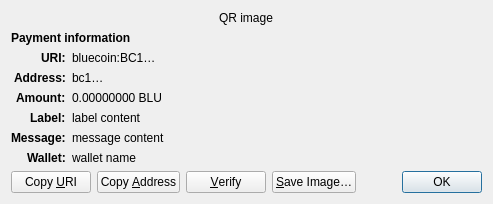
<?xml version="1.0" encoding="UTF-8"?>
<ui version="4.0">
 <class>ReceiveRequestDialog</class>
 <widget class="QDialog" name="ReceiveRequestDialog">
  <property name="geometry">
   <rect>
    <x>0</x>
    <y>0</y>
    <width>413</width>
    <height>229</height>
   </rect>
  </property>
  <property name="windowTitle">
   <string>Request payment to …</string>
  </property>
  <layout class="QGridLayout" name="gridLayout" columnstretch="0,1">
   <property name="sizeConstraint">
    <enum>QLayout::SetFixedSize</enum>
   </property>
   <item row="0" column="0" colspan="2" alignment="Qt::AlignHCenter">
    <widget class="QRImageWidget" name="qr_code">
     <property name="text">
      <string notr="true">QR image</string>
     </property>
     <property name="textInteractionFlags">
      <set>Qt::NoTextInteraction</set>
     </property>
    </widget>
   </item>
   <item row="1" column="0" colspan="2">
    <widget class="QLabel" name="payment_header">
     <property name="font">
      <font>
       <weight>75</weight>
       <bold>true</bold>
      </font>
     </property>
     <property name="text">
      <string>Payment information</string>
     </property>
     <property name="textInteractionFlags">
      <set>Qt::NoTextInteraction</set>
     </property>
    </widget>
   </item>
   <item row="2" column="0" alignment="Qt::AlignRight|Qt::AlignTop">
    <widget class="QLabel" name="uri_tag">
     <property name="font">
      <font>
       <weight>75</weight>
       <bold>true</bold>
      </font>
     </property>
     <property name="text">
      <string notr="true">URI:</string>
     </property>
     <property name="textFormat">
      <enum>Qt::PlainText</enum>
     </property>
     <property name="textInteractionFlags">
      <set>Qt::NoTextInteraction</set>
     </property>
    </widget>
   </item>
   <item row="2" column="1" alignment="Qt::AlignTop">
    <widget class="QLabel" name="uri_content">
     <property name="text">
      <string notr="true">bluecoin:BC1…</string>
     </property>
     <property name="textFormat">
      <enum>Qt::RichText</enum>
     </property>
     <property name="wordWrap">
      <bool>true</bool>
     </property>
     <property name="textInteractionFlags">
      <set>Qt::TextSelectableByMouse</set>
     </property>
    </widget>
   </item>
   <item row="3" column="0" alignment="Qt::AlignRight|Qt::AlignTop">
    <widget class="QLabel" name="address_tag">
     <property name="font">
      <font>
       <weight>75</weight>
       <bold>true</bold>
      </font>
     </property>
     <property name="text">
      <string>Address:</string>
     </property>
     <property name="textInteractionFlags">
      <set>Qt::NoTextInteraction</set>
     </property>
    </widget>
   </item>
   <item row="3" column="1" alignment="Qt::AlignTop">
    <widget class="QLabel" name="address_content">
     <property name="text">
      <string notr="true">bc1…</string>
     </property>
     <property name="textFormat">
      <enum>Qt::PlainText</enum>
     </property>
     <property name="textInteractionFlags">
      <set>Qt::TextSelectableByMouse</set>
     </property>
    </widget>
   </item>
   <item row="4" column="0" alignment="Qt::AlignRight|Qt::AlignTop">
    <widget class="QLabel" name="amount_tag">
     <property name="font">
      <font>
       <weight>75</weight>
       <bold>true</bold>
      </font>
     </property>
     <property name="text">
      <string>Amount:</string>
     </property>
     <property name="textInteractionFlags">
      <set>Qt::NoTextInteraction</set>
     </property>
    </widget>
   </item>
   <item row="4" column="1" alignment="Qt::AlignTop">
    <widget class="QLabel" name="amount_content">
     <property name="text">
      <string notr="true">0.00000000 BLU</string>
     </property>
     <property name="textFormat">
      <enum>Qt::PlainText</enum>
     </property>
     <property name="textInteractionFlags">
      <set>Qt::TextSelectableByMouse</set>
     </property>
    </widget>
   </item>
   <item row="5" column="0" alignment="Qt::AlignRight|Qt::AlignTop">
    <widget class="QLabel" name="label_tag">
     <property name="font">
      <font>
       <weight>75</weight>
       <bold>true</bold>
      </font>
     </property>
     <property name="text">
      <string>Label:</string>
     </property>
     <property name="textInteractionFlags">
      <set>Qt::NoTextInteraction</set>
     </property>
    </widget>
   </item>
   <item row="5" column="1" alignment="Qt::AlignTop">
    <widget class="QLabel" name="label_content">
     <property name="text">
      <string notr="true">label content</string>
     </property>
     <property name="textFormat">
      <enum>Qt::PlainText</enum>
     </property>
     <property name="wordWrap">
      <bool>true</bool>
     </property>
     <property name="textInteractionFlags">
      <set>Qt::TextSelectableByMouse</set>
     </property>
    </widget>
   </item>
   <item row="6" column="0" alignment="Qt::AlignRight|Qt::AlignTop">
    <widget class="QLabel" name="message_tag">
     <property name="font">
      <font>
       <weight>75</weight>
       <bold>true</bold>
      </font>
     </property>
     <property name="text">
      <string>Message:</string>
     </property>
     <property name="textInteractionFlags">
      <set>Qt::NoTextInteraction</set>
     </property>
    </widget>
   </item>
   <item row="6" column="1" alignment="Qt::AlignTop">
    <widget class="QLabel" name="message_content">
     <property name="text">
      <string notr="true">message content</string>
     </property>
     <property name="textFormat">
      <enum>Qt::PlainText</enum>
     </property>
     <property name="wordWrap">
      <bool>true</bool>
     </property>
     <property name="textInteractionFlags">
      <set>Qt::TextSelectableByMouse</set>
     </property>
    </widget>
   </item>
   <item row="7" column="0" alignment="Qt::AlignRight|Qt::AlignTop">
    <widget class="QLabel" name="wallet_tag">
     <property name="font">
      <font>
       <weight>75</weight>
       <bold>true</bold>
      </font>
     </property>
     <property name="text">
      <string>Wallet:</string>
     </property>
     <property name="textInteractionFlags">
      <set>Qt::NoTextInteraction</set>
     </property>
    </widget>
   </item>
   <item row="7" column="1" alignment="Qt::AlignTop">
    <widget class="QLabel" name="wallet_content">
     <property name="text">
      <string notr="true">wallet name</string>
     </property>
     <property name="textFormat">
      <enum>Qt::PlainText</enum>
     </property>
     <property name="wordWrap">
      <bool>true</bool>
     </property>
     <property name="textInteractionFlags">
      <set>Qt::TextSelectableByMouse</set>
     </property>
    </widget>
   </item>
   <item row="8" column="0" colspan="2">
    <layout class="QHBoxLayout" name="horizontalLayout">
     <item>
      <widget class="QPushButton" name="btnCopyURI">
       <property name="text">
        <string>Copy &amp;URI</string>
       </property>
       <property name="autoDefault">
        <bool>false</bool>
       </property>
      </widget>
     </item>
     <item>
      <widget class="QPushButton" name="btnCopyAddress">
       <property name="text">
        <string>Copy &amp;Address</string>
       </property>
       <property name="autoDefault">
        <bool>false</bool>
       </property>
      </widget>
     </item>
     <item>
      <widget class="QPushButton" name="btnVerify">
       <property name="text">
        <string>&amp;Verify</string>
       </property>
       <property name="toolTip">
        <string>Verify this address on e.g. a hardware wallet screen</string>
       </property>
       <property name="autoDefault">
        <bool>false</bool>
       </property>
      </widget>
     </item>
     <item>
      <widget class="QPushButton" name="btnSaveAs">
       <property name="text">
        <string>&amp;Save Image…</string>
       </property>
       <property name="autoDefault">
        <bool>false</bool>
       </property>
      </widget>
     </item>
     <item>
      <spacer name="horizontalSpacer_2">
       <property name="orientation">
        <enum>Qt::Horizontal</enum>
       </property>
       <property name="sizeHint" stdset="0">
        <size>
         <width>40</width>
         <height>20</height>
        </size>
       </property>
      </spacer>
     </item>
     <item>
      <widget class="QDialogButtonBox" name="buttonBox">
       <property name="focusPolicy">
        <enum>Qt::StrongFocus</enum>
       </property>
       <property name="standardButtons">
        <set>QDialogButtonBox::Ok</set>
       </property>
      </widget>
     </item>
    </layout>
   </item>
  </layout>
 </widget>
 <customwidgets>
  <customwidget>
   <class>QRImageWidget</class>
   <extends>QLabel</extends>
   <header>qt/qrimagewidget.h</header>
  </customwidget>
 </customwidgets>
 <tabstops>
  <tabstop>buttonBox</tabstop>
  <tabstop>btnCopyURI</tabstop>
  <tabstop>btnCopyAddress</tabstop>
  <tabstop>btnSaveAs</tabstop>
 </tabstops>
 <resources/>
 <connections>
  <connection>
   <sender>buttonBox</sender>
   <signal>accepted()</signal>
   <receiver>ReceiveRequestDialog</receiver>
   <slot>accept()</slot>
   <hints>
    <hint type="sourcelabel">
     <x>135</x>
     <y>230</y>
    </hint>
    <hint type="destinationlabel">
     <x>135</x>
     <y>126</y>
    </hint>
   </hints>
  </connection>
 </connections>
</ui>
